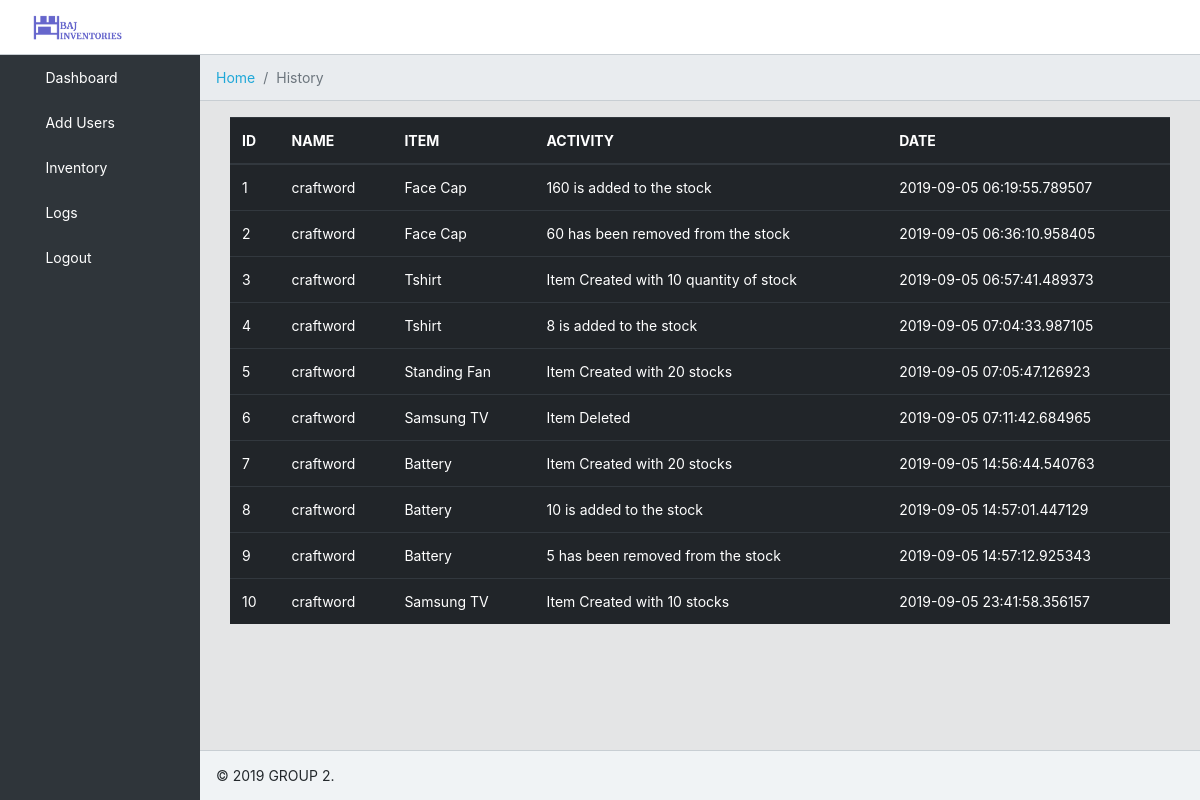
The app's page /history with its own data.
### tables this page shows
CREATE TABLE "history" (
	"id"	INTEGER PRIMARY KEY AUTOINCREMENT UNIQUE,
	"item_name"	TEXT,
	"activity"	TEXT,
	"user_id"	INTEGER,
	"date"	TEXT
);

CREATE TABLE "users" (
	"id"	INTEGER NOT NULL PRIMARY KEY AUTOINCREMENT UNIQUE,
	"username"	TEXT NOT NULL UNIQUE,
	"hash"	TEXT NOT NULL,
	"role"	TEXT NOT NULL
);

### application.py (the view)
@app.route("/history")
def history():
    if request.method == 'GET':
        print("hello")
        items = db.execute("SELECT users.username, history.id, history.item_name, history.activity, history.date FROM users INNER JOIN history ON users.id = history.user_id")
        return render_template("history.html", items=items)

### application.py (called while the page is built)
@app.after_request
def after_request(response):
    response.headers["Cache-Control"] = "no-cache, no-store, must-revalidate"
    response.headers["Expires"] = 0
    response.headers["Pragma"] = "no-cache"
    return response

### templates/history.html
{% extends "layout.html" %}
{% block breadcrumb %}
<li class="breadcrumb-item">
    <a href="/">Home</a>
  </li>
  <li class="breadcrumb-item active">History</li>
{% endblock %}
{% block main %}
<table class="table table-hovered table-dark">
    <thead>
        <tr>
            <th scope="col">ID</th>
            <th scope="col">NAME</th>
            <th scope="col">ITEM</th>
            <th scope="col">ACTIVITY</th>
            <th scope="col">DATE</th>
        </tr>
    <tbody>
        {% for item in items %}
        <tr>
            <td>{{item.id}}</td>
            <td>{{item.username}}</td>
            <td>{{item.item_name}}</td>
            <td>{{item.activity}}</td>
            <td>{{item.date}}</td>
        </tr>
        {% endfor %}
    </tbody>
    </thead>
</table>
{% endblock %}

### static/style.css (style rules this page uses)
html { font-family: sans-serif; line-height: 1.15; -webkit-text-size-adjust: 100%; -webkit-tap-highlight-color: rgba(0, 0, 0, 0); }
body { margin: 0; font-family: -apple-system, BlinkMacSystemFont, "Segoe UI", Roboto, "Helvetica Neue", Arial, "Noto Sans", sans-serif, "Apple Color Emoji", "Segoe UI Emoji", "Segoe UI Symbol", "Noto Color Emoji"; font-size: 0.875rem; font-weight: 400; line-height: 1.5; color: #23282c; text-align: left; background-color: #e4e5e6; }
a { color: #20a8d8; text-decoration: none; background-color: transparent; }
table { border-collapse: collapse; }
th { text-align: inherit; }
.app, app-dashboard, app-root { display: -ms-flexbox; display: flex; -ms-flex-direction: column; flex-direction: column; min-height: 100vh; }

### records on screen
history: id "1", username "craftword", item_name "Face Cap", activity "160 is added to the stock", date "2019-09-05 06:19:55.789507"
history: id "2", username "craftword", item_name "Face Cap", activity "60 has been removed from the stock", date "2019-09-05 06:36:10.958405"
history: id "3", username "craftword", item_name "Tshirt", activity "Item Created with 10 quantity of stock", date "2019-09-05 06:57:41.489373"
history: id "4", username "craftword", item_name "Tshirt", activity "8 is added to the stock", date "2019-09-05 07:04:33.987105"
history: id "5", username "craftword", item_name "Standing Fan", activity "Item Created with 20 stocks", date "2019-09-05 07:05:47.126923"
history: id "6", username "craftword", item_name "Samsung TV", activity "Item Deleted", date "2019-09-05 07:11:42.684965"
history: id "7", username "craftword", item_name "Battery", activity "Item Created with 20 stocks", date "2019-09-05 14:56:44.540763"
history: id "8", username "craftword", item_name "Battery", activity "10 is added to the stock", date "2019-09-05 14:57:01.447129"
history: id "9", username "craftword", item_name "Battery", activity "5 has been removed from the stock", date "2019-09-05 14:57:12.925343"
history: id "10", username "craftword", item_name "Samsung TV", activity "Item Created with 10 stocks", date "2019-09-05 23:41:58.356157"
